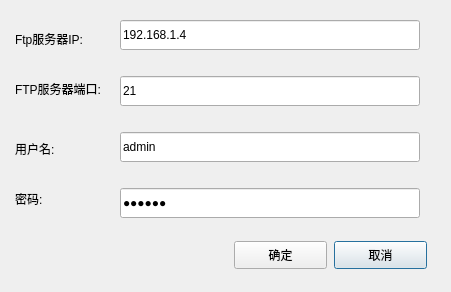
<?xml version="1.0" encoding="UTF-8"?>
<ui version="4.0">
 <class>FTPPathAddDlg</class>
 <widget class="QDialog" name="FTPPathAddDlg">
  <property name="geometry">
   <rect>
    <x>0</x>
    <y>0</y>
    <width>451</width>
    <height>292</height>
   </rect>
  </property>
  <property name="windowTitle">
   <string>增加FTP路径</string>
  </property>
  <widget class="QPushButton" name="CancelBtn">
   <property name="geometry">
    <rect>
     <x>334</x>
     <y>241</y>
     <width>93</width>
     <height>28</height>
    </rect>
   </property>
   <property name="text">
    <string>取消</string>
   </property>
  </widget>
  <widget class="QLineEdit" name="UsrName">
   <property name="geometry">
    <rect>
     <x>120</x>
     <y>132</y>
     <width>300</width>
     <height>30</height>
    </rect>
   </property>
   <property name="text">
    <string>admin</string>
   </property>
  </widget>
  <widget class="QLineEdit" name="Passwd">
   <property name="geometry">
    <rect>
     <x>120</x>
     <y>188</y>
     <width>300</width>
     <height>30</height>
    </rect>
   </property>
   <property name="text">
    <string>123456</string>
   </property>
   <property name="echoMode">
    <enum>QLineEdit::Password</enum>
   </property>
  </widget>
  <widget class="QPushButton" name="OKBtn">
   <property name="geometry">
    <rect>
     <x>234</x>
     <y>241</y>
     <width>93</width>
     <height>28</height>
    </rect>
   </property>
   <property name="text">
    <string>确定</string>
   </property>
  </widget>
  <widget class="QLabel" name="label_4">
   <property name="geometry">
    <rect>
     <x>15</x>
     <y>141</y>
     <width>53</width>
     <height>16</height>
    </rect>
   </property>
   <property name="text">
    <string>用户名:</string>
   </property>
  </widget>
  <widget class="QLineEdit" name="FtpServerHost">
   <property name="geometry">
    <rect>
     <x>120</x>
     <y>20</y>
     <width>300</width>
     <height>30</height>
    </rect>
   </property>
   <property name="text">
    <string>192.168.1.4</string>
   </property>
  </widget>
  <widget class="QLabel" name="label_2">
   <property name="geometry">
    <rect>
     <x>15</x>
     <y>81</y>
     <width>98</width>
     <height>16</height>
    </rect>
   </property>
   <property name="text">
    <string>FTP服务器端口:</string>
   </property>
  </widget>
  <widget class="QLabel" name="label">
   <property name="geometry">
    <rect>
     <x>15</x>
     <y>31</y>
     <width>91</width>
     <height>16</height>
    </rect>
   </property>
   <property name="text">
    <string>Ftp服务器IP:</string>
   </property>
  </widget>
  <widget class="QLabel" name="label_3">
   <property name="geometry">
    <rect>
     <x>15</x>
     <y>191</y>
     <width>38</width>
     <height>16</height>
    </rect>
   </property>
   <property name="text">
    <string>密码:</string>
   </property>
  </widget>
  <widget class="QLineEdit" name="FtpServerPort">
   <property name="geometry">
    <rect>
     <x>120</x>
     <y>76</y>
     <width>300</width>
     <height>30</height>
    </rect>
   </property>
   <property name="text">
    <string>21</string>
   </property>
  </widget>
 </widget>
 <resources/>
 <connections/>
</ui>
